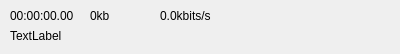
<?xml version="1.0" encoding="UTF-8"?>
<ui version="4.0">
 <class>Form</class>
 <widget class="QWidget" name="Form">
  <property name="geometry">
   <rect>
    <x>0</x>
    <y>0</y>
    <width>400</width>
    <height>54</height>
   </rect>
  </property>
  <property name="windowTitle">
   <string>Form</string>
  </property>
  <widget class="QLabel" name="filepathLabel">
   <property name="geometry">
    <rect>
     <x>10</x>
     <y>30</y>
     <width>380</width>
     <height>12</height>
    </rect>
   </property>
   <property name="text">
    <string>TextLabel</string>
   </property>
  </widget>
  <widget class="QLabel" name="timestrLabel">
   <property name="geometry">
    <rect>
     <x>10</x>
     <y>10</y>
     <width>70</width>
     <height>12</height>
    </rect>
   </property>
   <property name="text">
    <string>00:00:00.00</string>
   </property>
  </widget>
  <widget class="QLabel" name="filesizeLabel">
   <property name="geometry">
    <rect>
     <x>90</x>
     <y>10</y>
     <width>60</width>
     <height>12</height>
    </rect>
   </property>
   <property name="text">
    <string>0kb</string>
   </property>
  </widget>
  <widget class="QLabel" name="bitrateLabel">
   <property name="geometry">
    <rect>
     <x>160</x>
     <y>10</y>
     <width>90</width>
     <height>12</height>
    </rect>
   </property>
   <property name="text">
    <string>0.0kbits/s</string>
   </property>
  </widget>
 </widget>
 <resources/>
 <connections/>
</ui>
